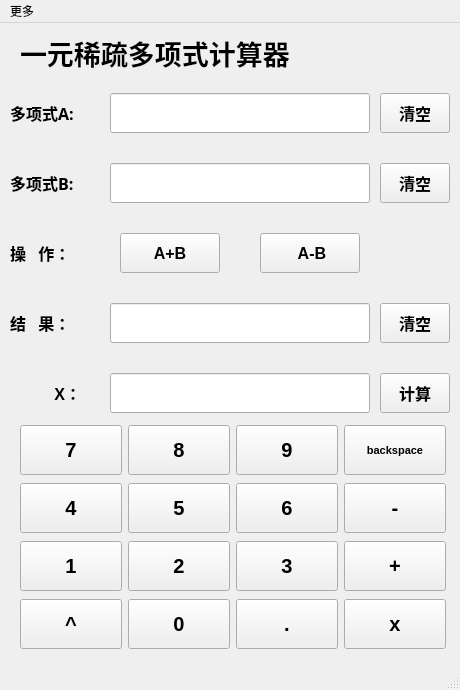
<?xml version="1.0" encoding="UTF-8"?>
<ui version="4.0">
 <class>Window</class>
 <widget class="QMainWindow" name="Window">
  <property name="geometry">
   <rect>
    <x>0</x>
    <y>0</y>
    <width>460</width>
    <height>690</height>
   </rect>
  </property>
  <property name="minimumSize">
   <size>
    <width>460</width>
    <height>690</height>
   </size>
  </property>
  <property name="maximumSize">
   <size>
    <width>460</width>
    <height>690</height>
   </size>
  </property>
  <property name="windowTitle">
   <string>Window</string>
  </property>
  <widget class="QWidget" name="centralwidget">
   <widget class="QPushButton" name="Aclear">
    <property name="geometry">
     <rect>
      <x>380</x>
      <y>70</y>
      <width>70</width>
      <height>40</height>
     </rect>
    </property>
    <property name="font">
     <font>
      <family>宋体</family>
      <pointsize>12</pointsize>
      <weight>75</weight>
      <bold>true</bold>
     </font>
    </property>
    <property name="text">
     <string>清空</string>
    </property>
   </widget>
   <widget class="QLineEdit" name="AlineEdit">
    <property name="geometry">
     <rect>
      <x>110</x>
      <y>70</y>
      <width>260</width>
      <height>40</height>
     </rect>
    </property>
    <property name="font">
     <font>
      <family>Arial</family>
     </font>
    </property>
    <property name="focusPolicy">
     <enum>Qt::StrongFocus</enum>
    </property>
   </widget>
   <widget class="QPushButton" name="Bclear">
    <property name="geometry">
     <rect>
      <x>380</x>
      <y>140</y>
      <width>70</width>
      <height>40</height>
     </rect>
    </property>
    <property name="font">
     <font>
      <family>宋体</family>
      <pointsize>12</pointsize>
      <weight>75</weight>
      <bold>true</bold>
     </font>
    </property>
    <property name="text">
     <string>清空</string>
    </property>
   </widget>
   <widget class="QLineEdit" name="BlineEdit">
    <property name="geometry">
     <rect>
      <x>110</x>
      <y>140</y>
      <width>260</width>
      <height>40</height>
     </rect>
    </property>
    <property name="font">
     <font>
      <family>Arial</family>
     </font>
    </property>
    <property name="focusPolicy">
     <enum>Qt::StrongFocus</enum>
    </property>
   </widget>
   <widget class="QPushButton" name="Cclear">
    <property name="geometry">
     <rect>
      <x>380</x>
      <y>280</y>
      <width>70</width>
      <height>40</height>
     </rect>
    </property>
    <property name="font">
     <font>
      <family>宋体</family>
      <pointsize>12</pointsize>
      <weight>75</weight>
      <bold>true</bold>
     </font>
    </property>
    <property name="text">
     <string>清空</string>
    </property>
   </widget>
   <widget class="QLineEdit" name="ClineEdit">
    <property name="geometry">
     <rect>
      <x>110</x>
      <y>280</y>
      <width>260</width>
      <height>40</height>
     </rect>
    </property>
    <property name="font">
     <font>
      <family>Arial</family>
     </font>
    </property>
   </widget>
   <widget class="QLabel" name="label">
    <property name="geometry">
     <rect>
      <x>20</x>
      <y>10</y>
      <width>410</width>
      <height>40</height>
     </rect>
    </property>
    <property name="font">
     <font>
      <family>宋体</family>
      <pointsize>20</pointsize>
      <weight>75</weight>
      <bold>true</bold>
     </font>
    </property>
    <property name="text">
     <string>一元稀疏多项式计算器</string>
    </property>
   </widget>
   <widget class="QLabel" name="label_2">
    <property name="geometry">
     <rect>
      <x>10</x>
      <y>80</y>
      <width>100</width>
      <height>20</height>
     </rect>
    </property>
    <property name="font">
     <font>
      <family>宋体</family>
      <pointsize>12</pointsize>
      <weight>75</weight>
      <bold>true</bold>
     </font>
    </property>
    <property name="text">
     <string>多项式A:</string>
    </property>
   </widget>
   <widget class="QLabel" name="label_3">
    <property name="geometry">
     <rect>
      <x>10</x>
      <y>150</y>
      <width>100</width>
      <height>20</height>
     </rect>
    </property>
    <property name="font">
     <font>
      <family>宋体</family>
      <pointsize>12</pointsize>
      <weight>75</weight>
      <bold>true</bold>
     </font>
    </property>
    <property name="text">
     <string>多项式B:</string>
    </property>
   </widget>
   <widget class="QLabel" name="label_4">
    <property name="geometry">
     <rect>
      <x>10</x>
      <y>220</y>
      <width>100</width>
      <height>20</height>
     </rect>
    </property>
    <property name="font">
     <font>
      <family>宋体</family>
      <pointsize>12</pointsize>
      <weight>75</weight>
      <bold>true</bold>
      <kerning>true</kerning>
     </font>
    </property>
    <property name="layoutDirection">
     <enum>Qt::LeftToRight</enum>
    </property>
    <property name="text">
     <string>操   作：</string>
    </property>
   </widget>
   <widget class="QLabel" name="label_5">
    <property name="geometry">
     <rect>
      <x>10</x>
      <y>290</y>
      <width>100</width>
      <height>20</height>
     </rect>
    </property>
    <property name="font">
     <font>
      <family>宋体</family>
      <pointsize>12</pointsize>
      <weight>75</weight>
      <bold>true</bold>
     </font>
    </property>
    <property name="text">
     <string>结   果：</string>
    </property>
   </widget>
   <widget class="QPushButton" name="plus">
    <property name="geometry">
     <rect>
      <x>120</x>
      <y>210</y>
      <width>100</width>
      <height>40</height>
     </rect>
    </property>
    <property name="font">
     <font>
      <family>Arial</family>
      <pointsize>12</pointsize>
      <weight>75</weight>
      <bold>true</bold>
     </font>
    </property>
    <property name="text">
     <string>A+B</string>
    </property>
   </widget>
   <widget class="QPushButton" name="minus">
    <property name="geometry">
     <rect>
      <x>260</x>
      <y>210</y>
      <width>100</width>
      <height>40</height>
     </rect>
    </property>
    <property name="font">
     <font>
      <family>Arial</family>
      <pointsize>12</pointsize>
      <weight>75</weight>
      <bold>true</bold>
     </font>
    </property>
    <property name="text">
     <string> A-B</string>
    </property>
   </widget>
   <widget class="QWidget" name="gridLayoutWidget">
    <property name="geometry">
     <rect>
      <x>20</x>
      <y>400</y>
      <width>426</width>
      <height>231</height>
     </rect>
    </property>
    <layout class="QGridLayout" name="gridLayout">
     <item row="1" column="1">
      <widget class="QPushButton" name="pushButton_5">
       <property name="minimumSize">
        <size>
         <width>0</width>
         <height>50</height>
        </size>
       </property>
       <property name="font">
        <font>
         <family>Arial</family>
         <pointsize>15</pointsize>
         <weight>75</weight>
         <bold>true</bold>
        </font>
       </property>
       <property name="focusPolicy">
        <enum>Qt::NoFocus</enum>
       </property>
       <property name="text">
        <string>5</string>
       </property>
      </widget>
     </item>
     <item row="3" column="1">
      <widget class="QPushButton" name="pushButton_0">
       <property name="minimumSize">
        <size>
         <width>0</width>
         <height>50</height>
        </size>
       </property>
       <property name="font">
        <font>
         <family>Arial</family>
         <pointsize>15</pointsize>
         <weight>75</weight>
         <bold>true</bold>
        </font>
       </property>
       <property name="focusPolicy">
        <enum>Qt::NoFocus</enum>
       </property>
       <property name="text">
        <string>0</string>
       </property>
      </widget>
     </item>
     <item row="1" column="0">
      <widget class="QPushButton" name="pushButton_4">
       <property name="minimumSize">
        <size>
         <width>0</width>
         <height>50</height>
        </size>
       </property>
       <property name="font">
        <font>
         <family>Arial</family>
         <pointsize>15</pointsize>
         <weight>75</weight>
         <bold>true</bold>
        </font>
       </property>
       <property name="focusPolicy">
        <enum>Qt::NoFocus</enum>
       </property>
       <property name="text">
        <string>4</string>
       </property>
      </widget>
     </item>
     <item row="2" column="0">
      <widget class="QPushButton" name="pushButton_1">
       <property name="minimumSize">
        <size>
         <width>0</width>
         <height>50</height>
        </size>
       </property>
       <property name="font">
        <font>
         <family>Arial</family>
         <pointsize>15</pointsize>
         <weight>75</weight>
         <bold>true</bold>
        </font>
       </property>
       <property name="focusPolicy">
        <enum>Qt::NoFocus</enum>
       </property>
       <property name="text">
        <string>1</string>
       </property>
      </widget>
     </item>
     <item row="2" column="2">
      <widget class="QPushButton" name="pushButton_3">
       <property name="minimumSize">
        <size>
         <width>0</width>
         <height>50</height>
        </size>
       </property>
       <property name="font">
        <font>
         <family>Arial</family>
         <pointsize>15</pointsize>
         <weight>75</weight>
         <bold>true</bold>
        </font>
       </property>
       <property name="focusPolicy">
        <enum>Qt::NoFocus</enum>
       </property>
       <property name="text">
        <string>3</string>
       </property>
      </widget>
     </item>
     <item row="2" column="3">
      <widget class="QPushButton" name="pushButton_plus">
       <property name="minimumSize">
        <size>
         <width>0</width>
         <height>50</height>
        </size>
       </property>
       <property name="font">
        <font>
         <family>Arial</family>
         <pointsize>15</pointsize>
         <weight>75</weight>
         <bold>true</bold>
        </font>
       </property>
       <property name="focusPolicy">
        <enum>Qt::NoFocus</enum>
       </property>
       <property name="text">
        <string>+</string>
       </property>
      </widget>
     </item>
     <item row="1" column="2">
      <widget class="QPushButton" name="pushButton_6">
       <property name="minimumSize">
        <size>
         <width>0</width>
         <height>50</height>
        </size>
       </property>
       <property name="font">
        <font>
         <family>Arial</family>
         <pointsize>15</pointsize>
         <weight>75</weight>
         <bold>true</bold>
        </font>
       </property>
       <property name="focusPolicy">
        <enum>Qt::NoFocus</enum>
       </property>
       <property name="text">
        <string>6</string>
       </property>
      </widget>
     </item>
     <item row="1" column="3">
      <widget class="QPushButton" name="pushButton_minus">
       <property name="minimumSize">
        <size>
         <width>0</width>
         <height>50</height>
        </size>
       </property>
       <property name="font">
        <font>
         <family>Arial</family>
         <pointsize>15</pointsize>
         <weight>75</weight>
         <bold>true</bold>
        </font>
       </property>
       <property name="focusPolicy">
        <enum>Qt::NoFocus</enum>
       </property>
       <property name="text">
        <string>-</string>
       </property>
      </widget>
     </item>
     <item row="2" column="1">
      <widget class="QPushButton" name="pushButton_2">
       <property name="minimumSize">
        <size>
         <width>0</width>
         <height>50</height>
        </size>
       </property>
       <property name="font">
        <font>
         <family>Arial</family>
         <pointsize>15</pointsize>
         <weight>75</weight>
         <bold>true</bold>
        </font>
       </property>
       <property name="focusPolicy">
        <enum>Qt::NoFocus</enum>
       </property>
       <property name="text">
        <string>2</string>
       </property>
      </widget>
     </item>
     <item row="3" column="0">
      <widget class="QPushButton" name="pushButton_power">
       <property name="minimumSize">
        <size>
         <width>0</width>
         <height>50</height>
        </size>
       </property>
       <property name="font">
        <font>
         <family>Arial</family>
         <pointsize>15</pointsize>
         <weight>75</weight>
         <bold>true</bold>
        </font>
       </property>
       <property name="focusPolicy">
        <enum>Qt::NoFocus</enum>
       </property>
       <property name="text">
        <string>^</string>
       </property>
      </widget>
     </item>
     <item row="3" column="3">
      <widget class="QPushButton" name="pushButton_x">
       <property name="minimumSize">
        <size>
         <width>0</width>
         <height>50</height>
        </size>
       </property>
       <property name="font">
        <font>
         <family>Arial</family>
         <pointsize>15</pointsize>
         <weight>75</weight>
         <bold>true</bold>
        </font>
       </property>
       <property name="focusPolicy">
        <enum>Qt::NoFocus</enum>
       </property>
       <property name="text">
        <string>x</string>
       </property>
      </widget>
     </item>
     <item row="3" column="2">
      <widget class="QPushButton" name="pushButton_dot">
       <property name="minimumSize">
        <size>
         <width>0</width>
         <height>50</height>
        </size>
       </property>
       <property name="font">
        <font>
         <family>Arial</family>
         <pointsize>15</pointsize>
         <weight>75</weight>
         <bold>true</bold>
        </font>
       </property>
       <property name="focusPolicy">
        <enum>Qt::NoFocus</enum>
       </property>
       <property name="text">
        <string>.</string>
       </property>
      </widget>
     </item>
     <item row="0" column="0">
      <widget class="QPushButton" name="pushButton_7">
       <property name="minimumSize">
        <size>
         <width>0</width>
         <height>50</height>
        </size>
       </property>
       <property name="font">
        <font>
         <family>Arial</family>
         <pointsize>15</pointsize>
         <weight>75</weight>
         <bold>true</bold>
        </font>
       </property>
       <property name="focusPolicy">
        <enum>Qt::NoFocus</enum>
       </property>
       <property name="text">
        <string>7</string>
       </property>
      </widget>
     </item>
     <item row="0" column="1">
      <widget class="QPushButton" name="pushButton_8">
       <property name="minimumSize">
        <size>
         <width>0</width>
         <height>50</height>
        </size>
       </property>
       <property name="font">
        <font>
         <family>Arial</family>
         <pointsize>15</pointsize>
         <weight>75</weight>
         <bold>true</bold>
        </font>
       </property>
       <property name="focusPolicy">
        <enum>Qt::NoFocus</enum>
       </property>
       <property name="text">
        <string>8</string>
       </property>
      </widget>
     </item>
     <item row="0" column="2">
      <widget class="QPushButton" name="pushButton_9">
       <property name="minimumSize">
        <size>
         <width>0</width>
         <height>50</height>
        </size>
       </property>
       <property name="font">
        <font>
         <family>Arial</family>
         <pointsize>15</pointsize>
         <weight>75</weight>
         <bold>true</bold>
        </font>
       </property>
       <property name="focusPolicy">
        <enum>Qt::NoFocus</enum>
       </property>
       <property name="text">
        <string>9</string>
       </property>
      </widget>
     </item>
     <item row="0" column="3">
      <widget class="QPushButton" name="pushButton_backspace">
       <property name="minimumSize">
        <size>
         <width>0</width>
         <height>50</height>
        </size>
       </property>
       <property name="font">
        <font>
         <family>Arial</family>
         <pointsize>8</pointsize>
         <weight>75</weight>
         <bold>true</bold>
        </font>
       </property>
       <property name="focusPolicy">
        <enum>Qt::NoFocus</enum>
       </property>
       <property name="text">
        <string>backspace</string>
       </property>
      </widget>
     </item>
    </layout>
   </widget>
   <widget class="QLabel" name="label_6">
    <property name="geometry">
     <rect>
      <x>10</x>
      <y>360</y>
      <width>100</width>
      <height>20</height>
     </rect>
    </property>
    <property name="font">
     <font>
      <family>Arial</family>
      <pointsize>12</pointsize>
      <weight>75</weight>
      <bold>true</bold>
     </font>
    </property>
    <property name="text">
     <string>          X：</string>
    </property>
   </widget>
   <widget class="QLineEdit" name="XlineEdit">
    <property name="geometry">
     <rect>
      <x>110</x>
      <y>350</y>
      <width>260</width>
      <height>40</height>
     </rect>
    </property>
    <property name="font">
     <font>
      <family>Arial</family>
     </font>
    </property>
   </widget>
   <widget class="QPushButton" name="calculate_x">
    <property name="geometry">
     <rect>
      <x>380</x>
      <y>350</y>
      <width>70</width>
      <height>40</height>
     </rect>
    </property>
    <property name="font">
     <font>
      <family>宋体</family>
      <pointsize>12</pointsize>
      <weight>75</weight>
      <bold>true</bold>
     </font>
    </property>
    <property name="text">
     <string>计算</string>
    </property>
   </widget>
  </widget>
  <widget class="QMenuBar" name="menubar">
   <property name="geometry">
    <rect>
     <x>0</x>
     <y>0</y>
     <width>460</width>
     <height>22</height>
    </rect>
   </property>
   <widget class="QMenu" name="menuMore">
    <property name="title">
     <string>更多</string>
    </property>
    <addaction name="about"/>
   </widget>
   <addaction name="menuMore"/>
  </widget>
  <widget class="QStatusBar" name="statusbar"/>
  <action name="actioninformation">
   <property name="text">
    <string>关于</string>
   </property>
  </action>
  <action name="about">
   <property name="text">
    <string>关于</string>
   </property>
  </action>
 </widget>
 <resources/>
 <connections/>
</ui>
